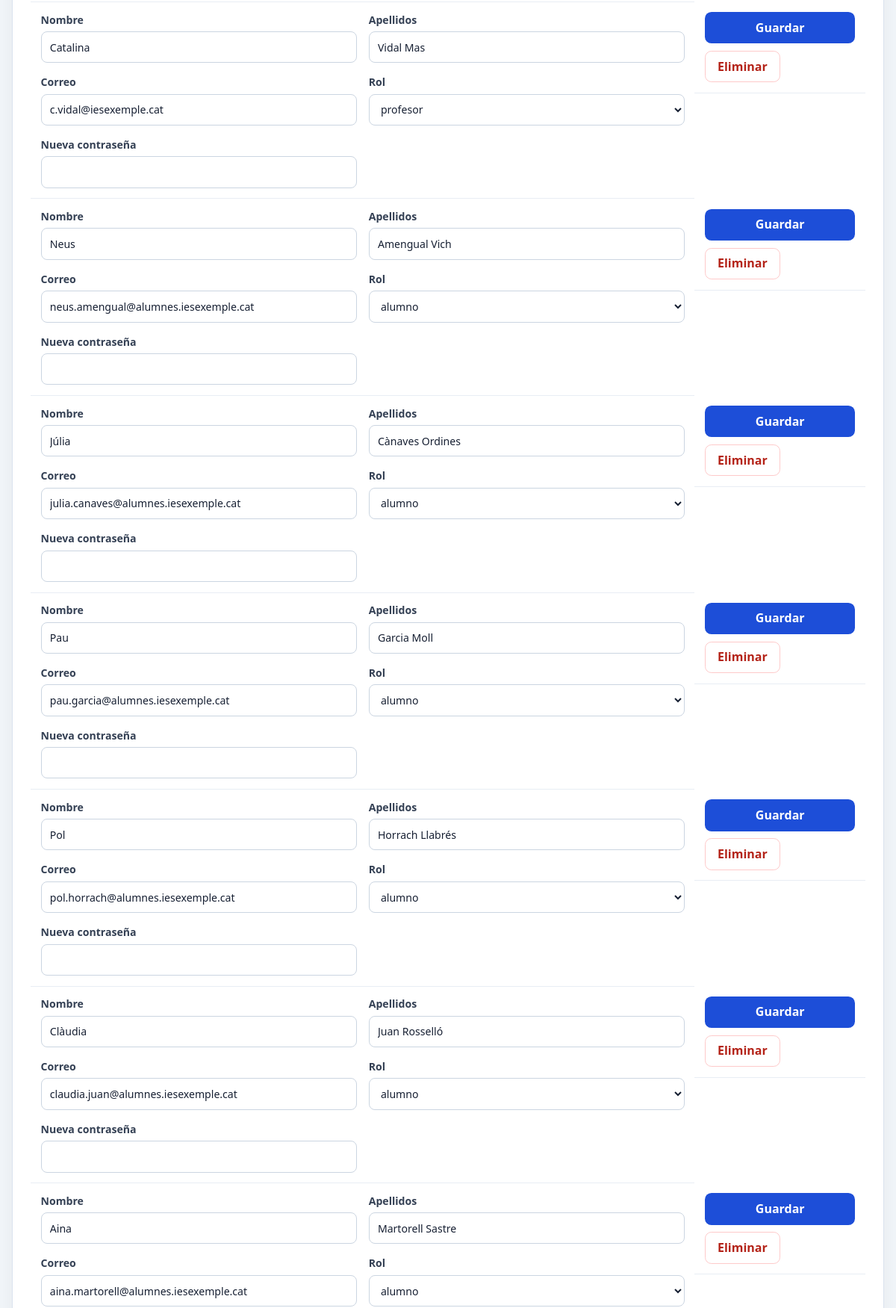
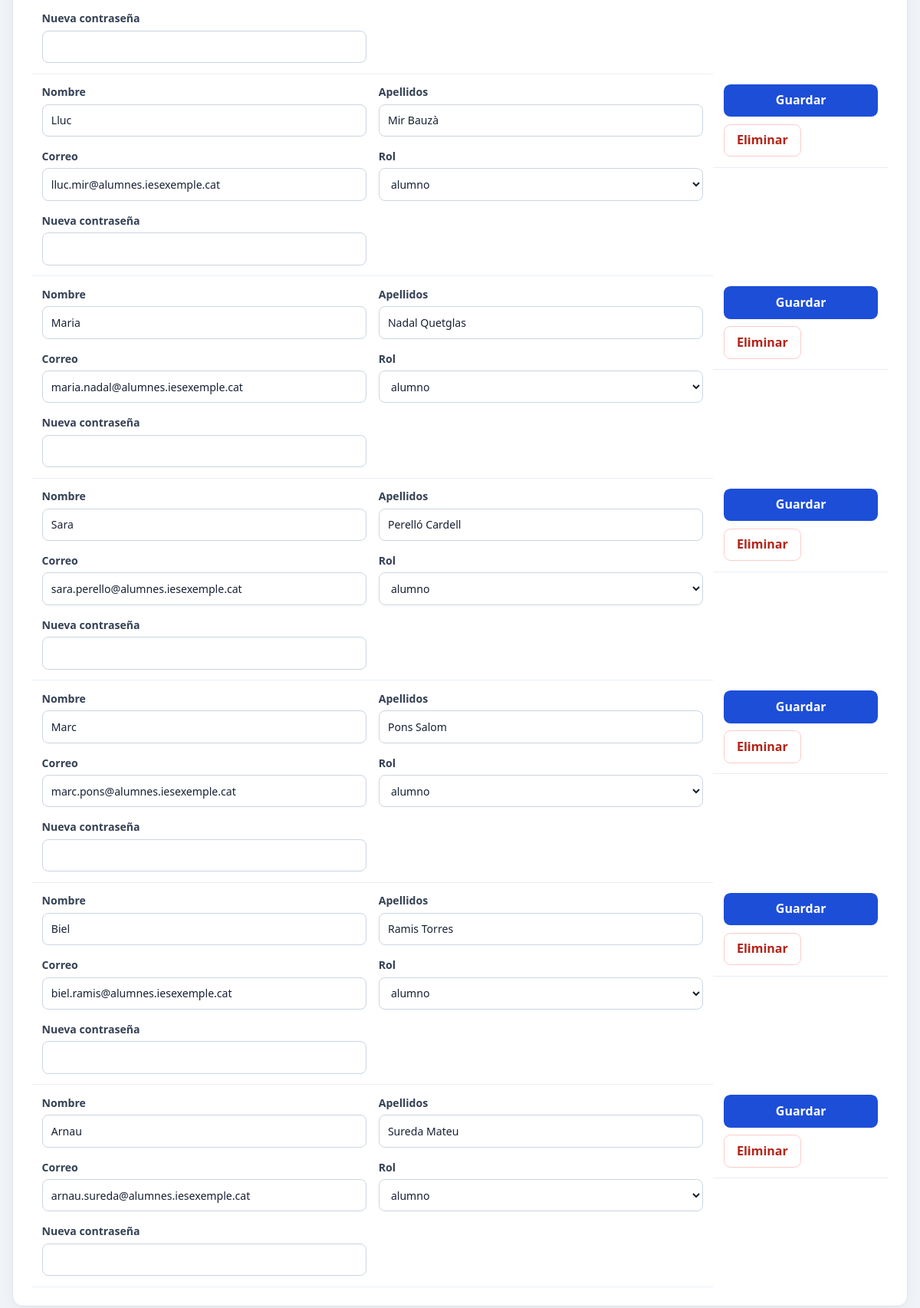
Page /vistas/administracion/adm_usuarios.php (signed in, lower part) on the earlier database version (2 pictures, top to bottom).
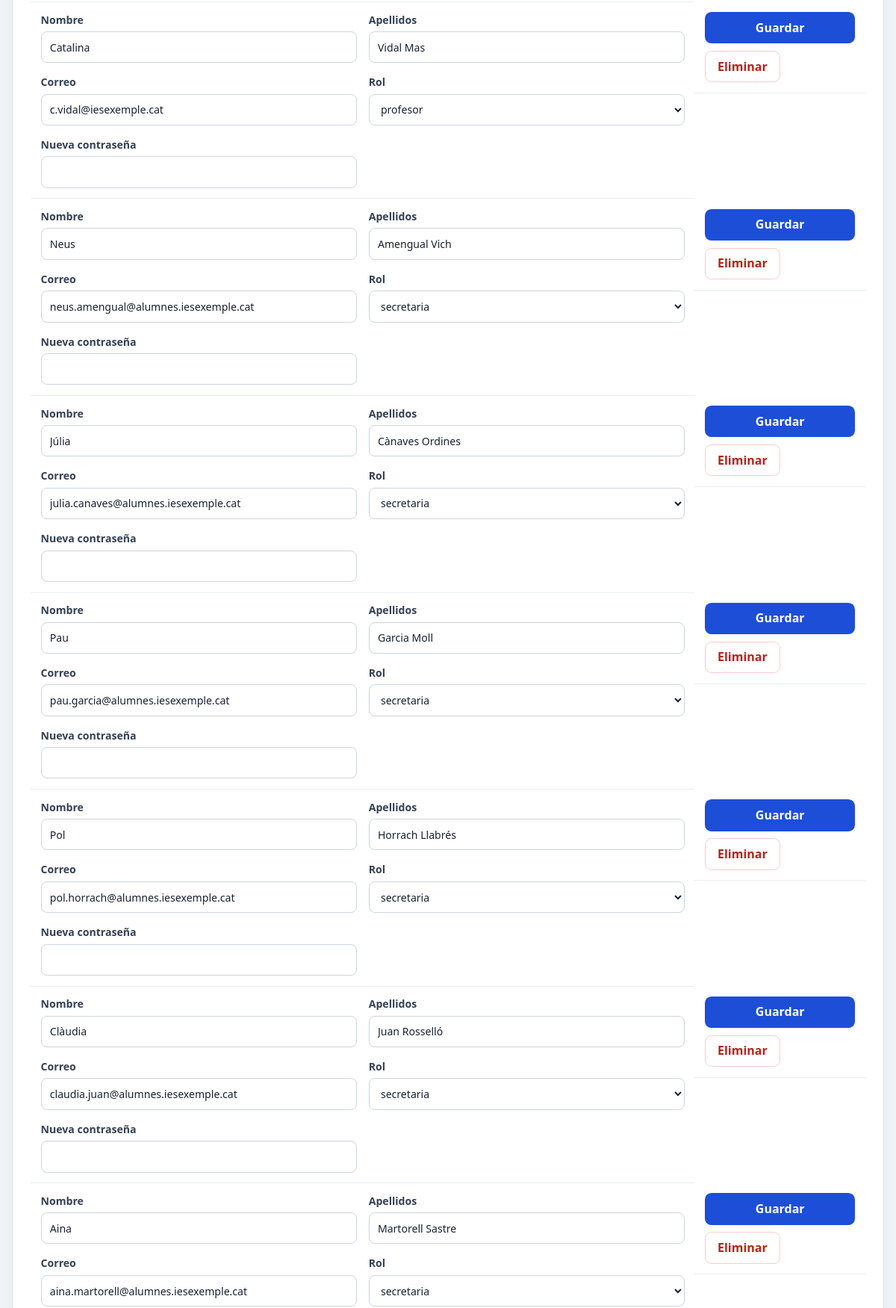
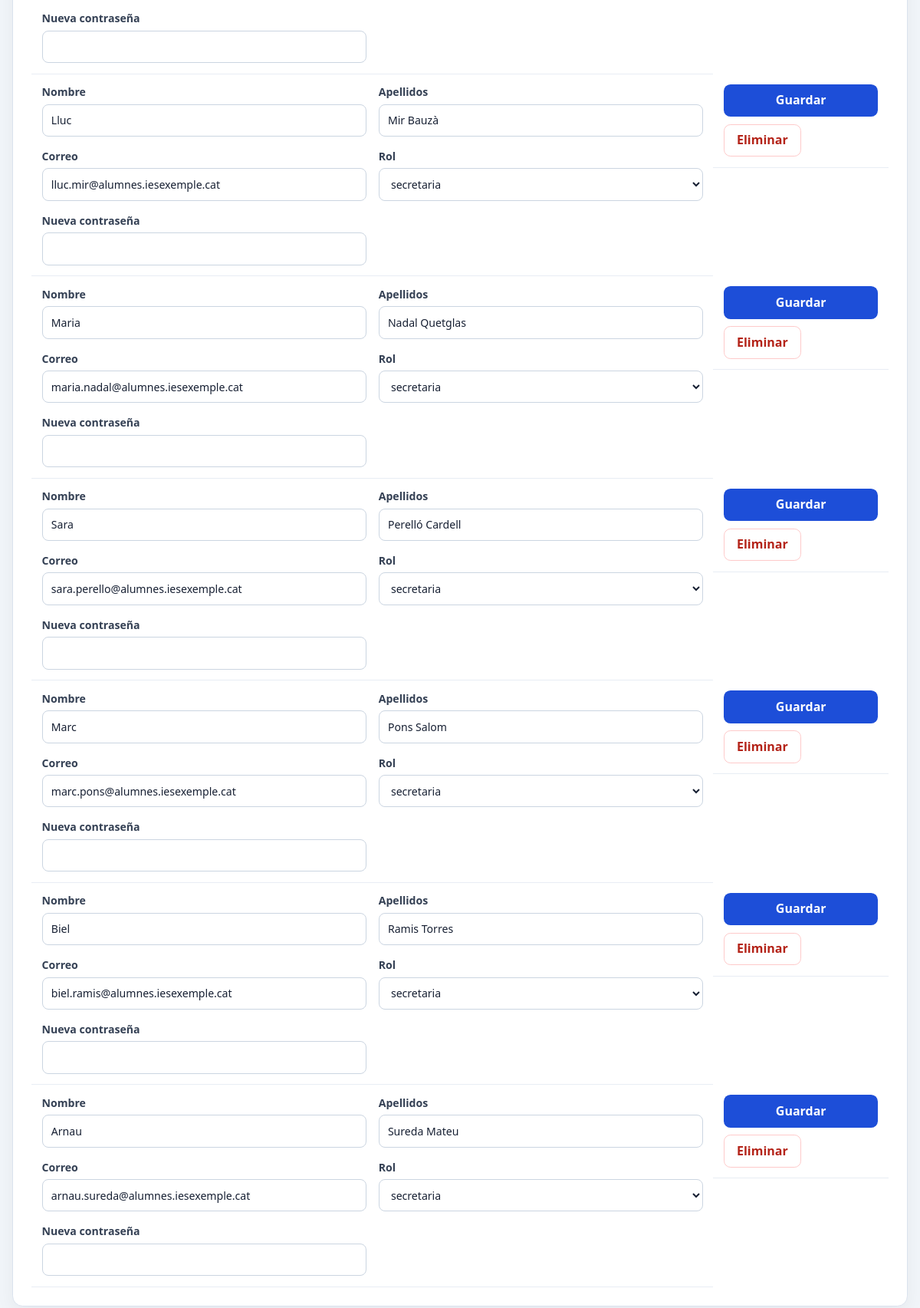
Same page on the later database version (2 pictures, top to bottom).
### tables this page shows
CREATE TABLE tb_usuarios (
    id_usuario  INT UNSIGNED NOT NULL AUTO_INCREMENT,
    id_rol      INT UNSIGNED NOT NULL,
    nombre      VARCHAR(60)  NOT NULL,
    apellidos   VARCHAR(100) NOT NULL,
    email       VARCHAR(120) UNIQUE NOT NULL,
    password    VARCHAR(255) NOT NULL,
    PRIMARY KEY (id_usuario),
    FOREIGN KEY (id_rol) REFERENCES tb_roles (id_rol)
);

CREATE TABLE tb_roles (
    id_rol  INT UNSIGNED NOT NULL AUTO_INCREMENT,
    nombre  VARCHAR(30)  NOT NULL,
    PRIMARY KEY (id_rol)
);

### procesos/administracion/adm_consultar_usuarios.php (called while the page is built, shortened)
<?php
require_once __DIR__ . '/adm_acceso.php';
$adm_usuarios_consulta = $conexion->query(
    'SELECT u.id_usuario, u.id_rol, r.nombre AS nombre_rol,
            u.nombre, u.apellidos, u.email
     FROM tb_usuarios AS u
     INNER JOIN tb_roles AS r ON r.id_rol = u.id_rol
     ORDER BY r.id_rol, u.apellidos, u.nombre'
);
$adm_usuarios = $adm_usuarios_consulta->fetchAll();
$adm_roles_consulta = $conexion->query('SELECT id_rol, nombre FROM tb_roles ORDER BY id_rol');
$adm_roles = $adm_roles_consulta->fetchAll();

### procesos/administracion/adm_acceso.php (called while the page is built, shortened)
<?php
function adm_escapar(mixed $adm_valor): string
{
    return htmlspecialchars((string) $adm_valor, ENT_QUOTES | ENT_SUBSTITUTE, 'UTF-8');
}

### vistas/administracion/adm_usuarios.php (the view, shortened to what this page needs)
<?php
require_once __DIR__ . '/../../procesos/administracion/adm_consultar_usuarios.php';
?>
<!DOCTYPE html>
<html lang="es">
<head>
    <link rel="stylesheet" href="../css/adm_administracion.css">
</head>
<body>
<main class="adm-contenedor">
    <section class="adm-panel" data-busqueda-panel>
        <div class="adm-tabla-wrap">
            <table>
                <tbody>
                <?php foreach ($adm_usuarios as $adm_usuario): ?>
                    <tr data-busqueda-item data-busqueda-texto="<?= adm_escapar($adm_usuario['nombre'] . ' ' . $adm_usuario['apellidos'] . ' ' . $adm_usuario['email'] . ' ' . $adm_usuario['nombre_rol']) ?>">
                        <td colspan="3">
                            <form id="adm-usuario-<?= (int) $adm_usuario['id_usuario'] ?>" class="adm-formulario adm-grid adm-fila-usuario" action="../../procesos/administracion/adm_guardar_usuario.php" method="post">
                                <label>Nombre<input name="adm_nombre" value="<?= adm_escapar($adm_usuario['nombre']) ?>" maxlength="60" required></label>
                                <label>Apellidos<input name="adm_apellidos" value="<?= adm_escapar($adm_usuario['apellidos']) ?>" maxlength="100" required></label>
                                <label>Correo<input type="email" name="adm_email" value="<?= adm_escapar($adm_usuario['email']) ?>" maxlength="120" required></label>
                                <label>Rol<select name="adm_id_rol"><?php foreach ($adm_roles as $adm_rol): ?><option value="<?= (int) $adm_rol['id_rol'] ?>" <?= (int) $adm_rol['id_rol'] === (int) $adm_usuario['id_rol'] ? 'selected' : '' ?>><?= adm_escapar($adm_rol['nombre']) ?></option><?php endforeach; ?></select></label>
                                <label>Nueva contraseña<input type="password" name="adm_password" minlength="8" maxlength="72" autocomplete="new-password"></label>
                            </form>
                        </td>
                        <td class="adm-acciones">
                            <button class="adm-boton" type="submit" form="adm-usuario-<?= (int) $adm_usuario['id_usuario'] ?>">Guardar</button>
                            <form action="../../procesos/administracion/adm_eliminar_usuario.php" method="post" onsubmit="return confirm('¿Eliminar esta cuenta? Si tiene datos relacionados, la base lo impedirá.');">
                                <button class="adm-boton adm-boton-peligro" type="submit">Eliminar</button>
                            </form>
                        </td>
                    </tr>
                <?php endforeach; ?>
                </tbody>
            </table>
        </div>
    </section>
</main>
</body>
</html>

### vistas/css/adm_administracion.css (style rules this page uses)
* { box-sizing: border-box; }
body { min-height: 100vh; margin: 0; padding: 2rem 1rem 4rem; background: #f1f5f9; color: #172033; font-family: system-ui, sans-serif; }
.adm-contenedor { width: min(100%, 78rem); margin: 0 auto; }
.adm-boton { display: inline-flex; min-height: 2.65rem; align-items: center; justify-content: center; padding: .6rem 1rem; border: 1px solid transparent; border-radius: .55rem; background: #1d4ed8; color: #fff; font: inherit; font-weight: 650; line-height: 1.2; text-decoration: none; cursor: pointer; transition: background-color .15s ease, border-color .15s ease; }
.adm-boton-peligro { border-color: #fecaca; background: #fff; color: #b42318; }
.adm-tarjeta, .adm-panel, .adm-modulos a, .adm-registro, .adm-mensaje { border: 1px solid #dbe3ee; border-radius: .85rem; background: #fff; box-shadow: 0 .5rem 1.5rem rgb(15 23 42 / 5%); }
.adm-panel { margin-top: 1.25rem; padding: clamp(1rem, 3vw, 1.5rem); }
.adm-formulario { min-width: 0; }
.adm-grid { display: grid; grid-template-columns: repeat(3, minmax(0, 1fr)); align-items: end; gap: 1rem; }
.adm-formulario label { display: grid; min-width: 0; gap: .4rem; color: #344054; font-size: .88rem; font-weight: 650; }
.adm-formulario input, .adm-formulario select, .adm-formulario textarea { width: 100%; min-height: 2.65rem; padding: .6rem .7rem; border: 1px solid #cbd5e1; border-radius: .5rem; background: #fff; color: #172033; font: inherit; font-weight: 400; }
.adm-tabla-wrap { overflow-x: auto; }
.adm-tabla-wrap table { width: 100%; border-collapse: collapse; }
.adm-tabla-wrap th, .adm-tabla-wrap td { padding: .85rem; border-bottom: 1px solid #e8edf4; text-align: left; vertical-align: top; }
.adm-fila-usuario { grid-template-columns: repeat(2, minmax(10rem, 1fr)); }
.adm-acciones { display: flex; min-width: 7rem; flex-direction: column; gap: .6rem; }
.adm-acciones form, .adm-registros > form { margin: 0; }

Differences in the rows shown:
changed through a linked row, tb_usuarios "Neus": adm_id_rol "alumno" → "secretaria"
changed through a linked row, tb_usuarios "Júlia": adm_id_rol "alumno" → "secretaria"
changed through a linked row, tb_usuarios "Pau": adm_id_rol "alumno" → "secretaria"
changed through a linked row, tb_usuarios "Pol": adm_id_rol "alumno" → "secretaria"
changed through a linked row, tb_usuarios "Clàudia": adm_id_rol "alumno" → "secretaria"
changed through a linked row, tb_usuarios "Aina": adm_id_rol "alumno" → "secretaria"
changed through a linked row, tb_usuarios "Lluc": adm_id_rol "alumno" → "secretaria"
changed through a linked row, tb_usuarios "Maria": adm_id_rol "alumno" → "secretaria"
changed through a linked row, tb_usuarios "Sara": adm_id_rol "alumno" → "secretaria"
changed through a linked row, tb_usuarios "Marc": adm_id_rol "alumno" → "secretaria"
changed through a linked row, tb_usuarios "Biel": adm_id_rol "alumno" → "secretaria"
changed through a linked row, tb_usuarios "Arnau": adm_id_rol "alumno" → "secretaria"
